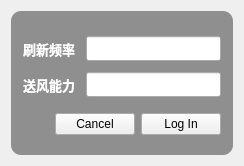
<?xml version="1.0" encoding="UTF-8"?>
<ui version="4.0">
 <class>Configure</class>
 <widget class="QDialog" name="Configure">
  <property name="geometry">
   <rect>
    <x>0</x>
    <y>0</y>
    <width>244</width>
    <height>166</height>
   </rect>
  </property>
  <property name="windowTitle">
   <string>Dialog</string>
  </property>
  <layout class="QHBoxLayout" name="horizontalLayout_3">
   <item>
    <widget class="QFrame" name="verticalFrame">
     <property name="layoutDirection">
      <enum>Qt::LeftToRight</enum>
     </property>
     <property name="styleSheet">
      <string notr="true">#verticalFrame
{
	background-color: rgba(0,0,0, 40%);
	border-radius:10px;
}
</string>
     </property>
     <property name="frameShadow">
      <enum>QFrame::Plain</enum>
     </property>
     <layout class="QVBoxLayout" name="verticalLayout_2">
      <property name="leftMargin">
       <number>12</number>
      </property>
      <property name="topMargin">
       <number>20</number>
      </property>
      <property name="rightMargin">
       <number>12</number>
      </property>
      <property name="bottomMargin">
       <number>12</number>
      </property>
      <item>
       <layout class="QHBoxLayout" name="horizontalLayout">
        <item>
         <widget class="QLabel" name="label">
          <property name="font">
           <font>
            <family>微软雅黑</family>
            <pointsize>10</pointsize>
            <weight>75</weight>
            <bold>true</bold>
           </font>
          </property>
          <property name="styleSheet">
           <string notr="true">color: rgb(255, 255, 255);</string>
          </property>
          <property name="text">
           <string>刷新频率</string>
          </property>
         </widget>
        </item>
        <item>
         <spacer name="horizontalSpacer">
          <property name="orientation">
           <enum>Qt::Horizontal</enum>
          </property>
          <property name="sizeType">
           <enum>QSizePolicy::Fixed</enum>
          </property>
          <property name="sizeHint" stdset="0">
           <size>
            <width>5</width>
            <height>0</height>
           </size>
          </property>
         </spacer>
        </item>
        <item>
         <widget class="QLineEdit" name="usernameEdit">
          <property name="font">
           <font>
            <family>微软雅黑</family>
           </font>
          </property>
          <property name="acceptDrops">
           <bool>true</bool>
          </property>
          <property name="autoFillBackground">
           <bool>false</bool>
          </property>
         </widget>
        </item>
       </layout>
      </item>
      <item>
       <layout class="QHBoxLayout" name="horizontalLayout_2">
        <item>
         <widget class="QLabel" name="label_2">
          <property name="font">
           <font>
            <family>微软雅黑</family>
            <pointsize>10</pointsize>
            <weight>75</weight>
            <bold>true</bold>
           </font>
          </property>
          <property name="styleSheet">
           <string notr="true">color: rgb(255, 255, 255);</string>
          </property>
          <property name="text">
           <string>送风能力</string>
          </property>
         </widget>
        </item>
        <item>
         <spacer name="horizontalSpacer_2">
          <property name="orientation">
           <enum>Qt::Horizontal</enum>
          </property>
          <property name="sizeType">
           <enum>QSizePolicy::Fixed</enum>
          </property>
          <property name="sizeHint" stdset="0">
           <size>
            <width>5</width>
            <height>0</height>
           </size>
          </property>
         </spacer>
        </item>
        <item>
         <widget class="QLineEdit" name="passwordEdit">
          <property name="font">
           <font>
            <family>微软雅黑</family>
           </font>
          </property>
          <property name="autoFillBackground">
           <bool>false</bool>
          </property>
          <property name="styleSheet">
           <string notr="true"/>
          </property>
          <property name="text">
           <string/>
          </property>
          <property name="echoMode">
           <enum>QLineEdit::Password</enum>
          </property>
          <property name="readOnly">
           <bool>false</bool>
          </property>
         </widget>
        </item>
       </layout>
      </item>
      <item>
       <spacer name="verticalSpacer_3">
        <property name="orientation">
         <enum>Qt::Vertical</enum>
        </property>
        <property name="sizeType">
         <enum>QSizePolicy::Fixed</enum>
        </property>
        <property name="sizeHint" stdset="0">
         <size>
          <width>20</width>
          <height>5</height>
         </size>
        </property>
       </spacer>
      </item>
      <item>
       <layout class="QHBoxLayout" name="horizontalLayout_5">
        <item>
         <spacer name="horizontalSpacer_5">
          <property name="orientation">
           <enum>Qt::Horizontal</enum>
          </property>
          <property name="sizeType">
           <enum>QSizePolicy::Preferred</enum>
          </property>
          <property name="sizeHint" stdset="0">
           <size>
            <width>40</width>
            <height>20</height>
           </size>
          </property>
         </spacer>
        </item>
        <item>
         <widget class="QPushButton" name="cancelButtion">
          <property name="focusPolicy">
           <enum>Qt::NoFocus</enum>
          </property>
          <property name="styleSheet">
           <string notr="true"/>
          </property>
          <property name="text">
           <string>Cancel</string>
          </property>
          <property name="flat">
           <bool>false</bool>
          </property>
         </widget>
        </item>
        <item>
         <widget class="QPushButton" name="loginButton">
          <property name="cursor">
           <cursorShape>ArrowCursor</cursorShape>
          </property>
          <property name="focusPolicy">
           <enum>Qt::NoFocus</enum>
          </property>
          <property name="text">
           <string>Log In</string>
          </property>
         </widget>
        </item>
       </layout>
      </item>
     </layout>
    </widget>
   </item>
  </layout>
 </widget>
 <resources/>
 <connections/>
</ui>
